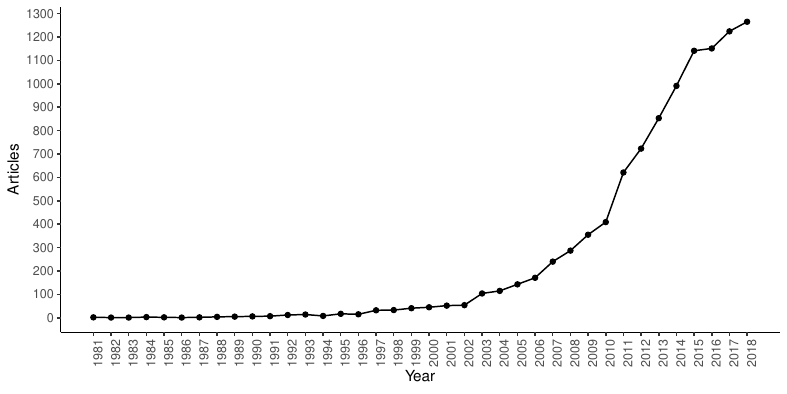

R code for this plot:
# Load packages -----------------------------------------------------------

library(tidyverse)
library(here)

# Read data ---------------------------------------------------------------

articles_by_year <- read_csv(here("data", "scopus_data.csv"), skip = 7) %>% 
  select(
    year = YEAR,
    n    = X2
  )

# Make plot ---------------------------------------------------------------

arts_plot <- ggplot(data = articles_by_year) +
  geom_point(mapping = aes(x = year, y = n)) +
  geom_line(mapping = aes(x = year, y = n)) +
  scale_x_continuous(breaks = seq(from = 1981, to = 2018, by = 1)) +
  scale_y_continuous(breaks = seq(from = 0, to = 1500, by = 100)) +
  theme_classic() +
  theme(axis.text.x = element_text(angle = 90)) +
  labs(x = "Year", y = "Articles")

# Uncomment lines below to save plot
# ggsave(
#   filename = "figs/fig1.tiff",
#   plot = arts_plot, width = 20, height = 10, dpi = 600, units = "cm"
# )